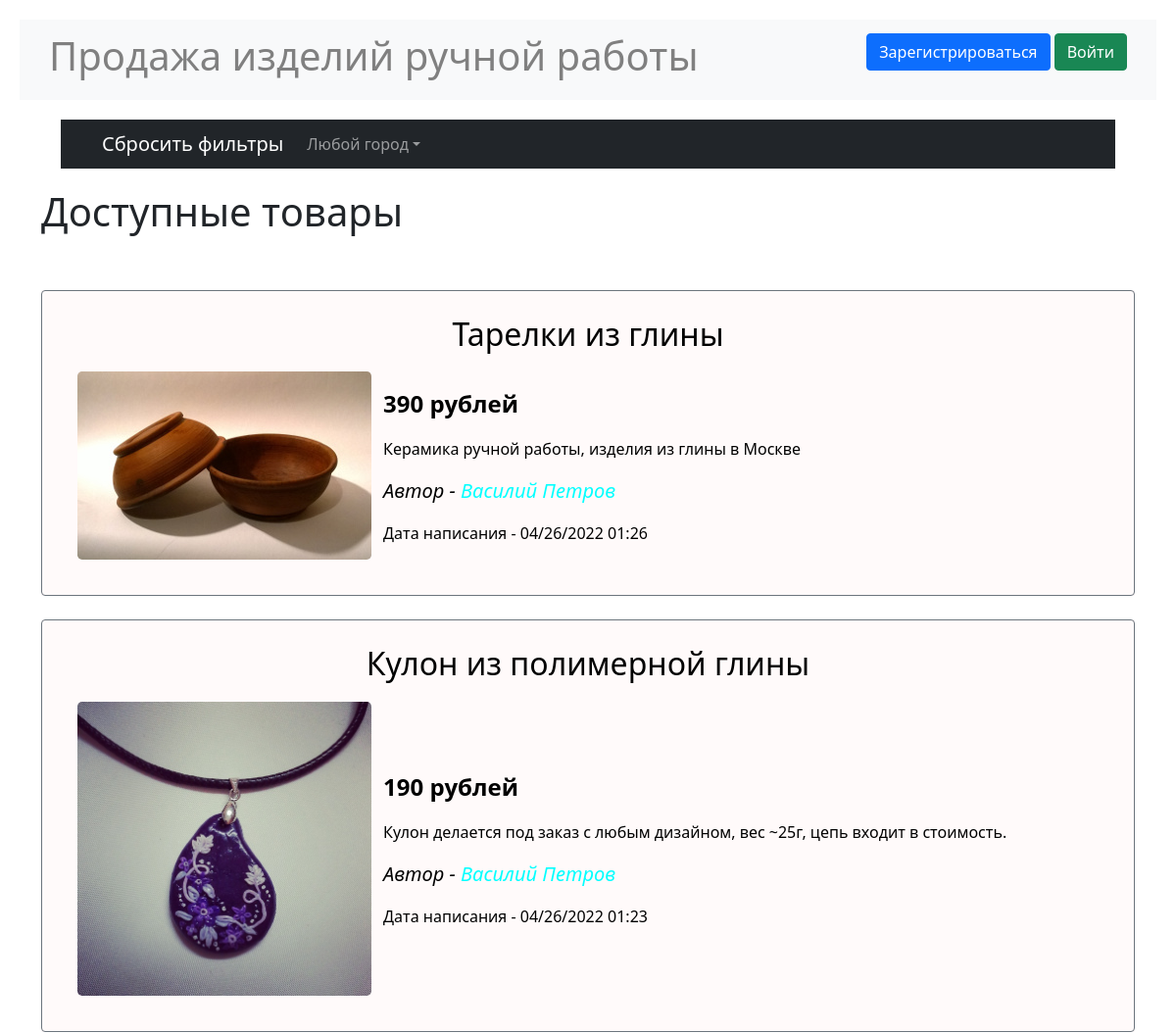
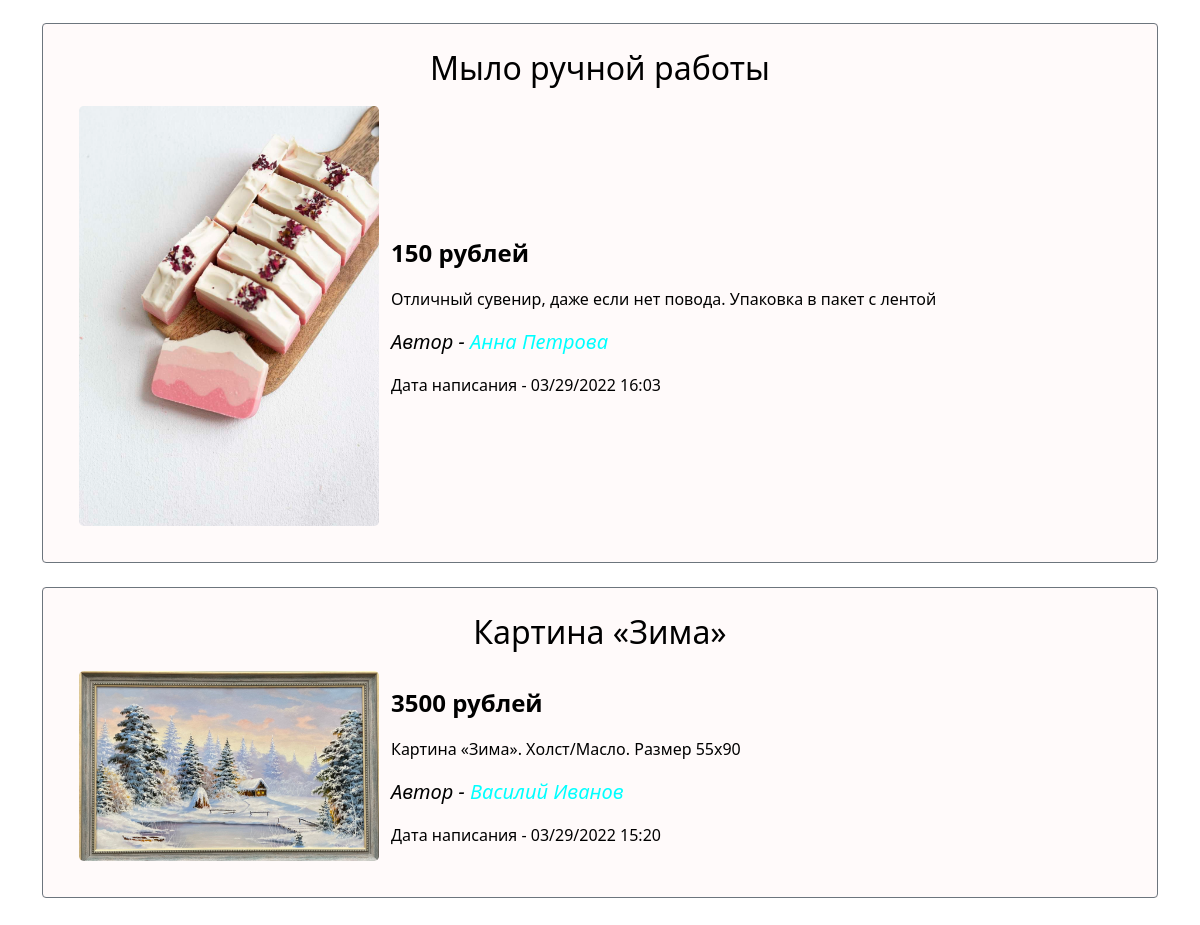
The page / on the database its author committed (2 pictures, top to bottom).
### data/ads.py (models this page shows)
class Ad(SqlAlchemyBase, SerializerMixin):
    __tablename__ = 'ads'
    id = sqlalchemy.Column(sqlalchemy.Integer,
                           primary_key=True, autoincrement=True)
    user_id = sqlalchemy.Column(sqlalchemy.Integer,
                                sqlalchemy.ForeignKey("users.id"))
    title = sqlalchemy.Column(sqlalchemy.String, nullable=True)
    content = sqlalchemy.Column(sqlalchemy.String, nullable=True)
    price = sqlalchemy.Column(sqlalchemy.Integer, nullable=True)
    filename = sqlalchemy.Column(sqlalchemy.String, nullable=True)
    created_date = sqlalchemy.Column(sqlalchemy.DateTime,
                                     default=datetime.datetime.now)
    is_sold = sqlalchemy.Column(sqlalchemy.Boolean, default=False)
    material = sqlalchemy.Column(sqlalchemy.String, nullable=True)
    user = orm.relation('User')

### data/users.py (models this page shows, shortened)
class User(SqlAlchemyBase, UserMixin, SerializerMixin):
    __tablename__ = 'users'
    id = sqlalchemy.Column(sqlalchemy.Integer,
                           primary_key=True, autoincrement=True)
    name = sqlalchemy.Column(sqlalchemy.String, nullable=True)
    surname = sqlalchemy.Column(sqlalchemy.String, nullable=True)
    patronymic = sqlalchemy.Column(sqlalchemy.String, nullable=True)
    city = sqlalchemy.Column(sqlalchemy.String, nullable=True)
    age = sqlalchemy.Column(sqlalchemy.Integer, nullable=True)
    email = sqlalchemy.Column(sqlalchemy.String,
                              index=True, unique=True, nullable=True)
    about = sqlalchemy.Column(sqlalchemy.String, nullable=True)
    hashed_password = sqlalchemy.Column(sqlalchemy.String, nullable=True)
    created_date = sqlalchemy.Column(sqlalchemy.DateTime,
                                     default=datetime.datetime.now)
    ads = orm.relation("Ad", back_populates='user')

### main.py (the view)
@app.route("/")
@app.route("/<city>")
def index(city="Любой город"):
    db_sess = db_session.create_session()
    ads = db_sess.query(Ad).filter(Ad.is_sold == 0)
    if city != "Любой город":
        ads = db_sess.query(Ad).join(User).filter(Ad.is_sold == 0,
                                                  User.city == city).all()
    cities = set([user.city for user in db_sess.query(User).all()])
    params = {
        "cities": cities,
        "ads": ads,
        "css": "static/css/index.css",
        "title": "Продажа изделий ручной работы",
        "city": city
    }
    return render_template("index.html", **params)

### data/db_session.py (called while the page is built)
def create_session() -> Session:
    global __factory
    return __factory()

### templates/index.html (shortened to what this page needs)
{% extends "base.html" %}
{% block content %}
<nav class="navbar navbar-expand-lg navbar-dark bg-dark" id="filters">
    <div class="container-fluid">
        <a class="navbar-brand" href="/">Сбросить фильтры</a>
        <div class="collapse navbar-collapse" id="navbarScroll">
            <ul class="navbar-nav me-auto my-2 my-lg-0 navbar-nav-scroll"
                style="--bs-scroll-height: 100px;">
                <li class="nav-item dropdown">
                    <a class="nav-link dropdown-toggle" id="navbarScrollingDropdown"
                       role="button" data-bs-toggle="dropdown" aria-expanded="false">
                        {{ city }}</a>
                </li>
            </ul>
        </div>
    </div>
</nav>
<h1>Доступные товары</h1>
<br><br>
{% include "ads_list.html" %}
{% endblock %}

### templates/ads_list.html (shortened to what this page needs)
{% for item in ads|sort(attribute='created_date', reverse=true)%}
<div class="add">
    <div class="border border-secondary rounded">
        <a href="/ad/details/{{ item.id }}" title="Подробнее о товаре" id="add_href">
            <h2 align="center">{{item.title}}</h2>
            <table>
                <tr>
                    <td>
                        <a data-bs-toggle="modal"
                           data-bs-target="#Modal{{loop.index}}">
                            <img class="add_img rounded-3"
                                 src="/static/img/{{item.filename}}"
                                 alt="Изображение товара">
                        </a>
                    </td>
                    <td><p>
                        <p class="fw-bold fs-4">{{item.price}} рублей</p>
                        <p class="fs-6">{{item.content}}</p>
                        <p class="fst-italic fs-5">
                            Автор - <a class="navbar-brand"
                                       href="/user/{{item.user.id}}/active"
                                       title="Подробнее об авторе"
                                       id="profile_href">
                            {{item.user.name}} {{item.user.surname}}</a></p>
                        <p class="fs-6">Дата написания -
                            {{item.created_date.strftime("%m/%d/%Y %H:%M")}}</p>
                    </td>
                </tr>
            </table>
        </a>
    </div>
</div><br>
{% endfor %}

### static/css/index.css (style rules this page uses)
.border { padding: 25px 25px; }
.add { background-color: #FFFAFA; }
#add_href { color: #000000; text-decoration: none; }
#profile_href { color: #00FFFF; text-decoration: none; }
.add_img { max-width: 300px; height: auto; margin: 10px; }
#filters { margin: 20px; }

### static/css/base.css (style rules this page uses)
body { margin: 20px; }
.navbar { padding: 5px 30px; }

### rows shown on the page
Ad: title "Тарелки из глины", filename (picture), price "390", content "Керамика ручной работы, изделия из глины в Москве", user.name "Василий", user.surname "Петров", created_date "04/26/2022 01:26"
Ad: title "Кулон из полимерной глины", filename (picture), price "190", content "Кулон делается под заказ с любым дизайном, вес ~25г, цепь входит в стоимость.", user.name "Василий", user.surname "Петров", created_date "04/26/2022 01:23"
Ad: title "Мыло ручной работы", filename (picture), price "150", content "Отличный сувенир, даже если нет повода. Упаковка в пакет с лентой", user.name "Анна", user.surname "Петрова", created_date "03/29/2022 16:03"
Ad: title "Картина «Зима»", filename (picture), price "3500", content "Картина «Зима». Холст/Масло. Размер 55x90", user.name "Василий", user.surname "Иванов", created_date "03/29/2022 15:20"

### other values the page prints
{{ city }} "Любой город"
